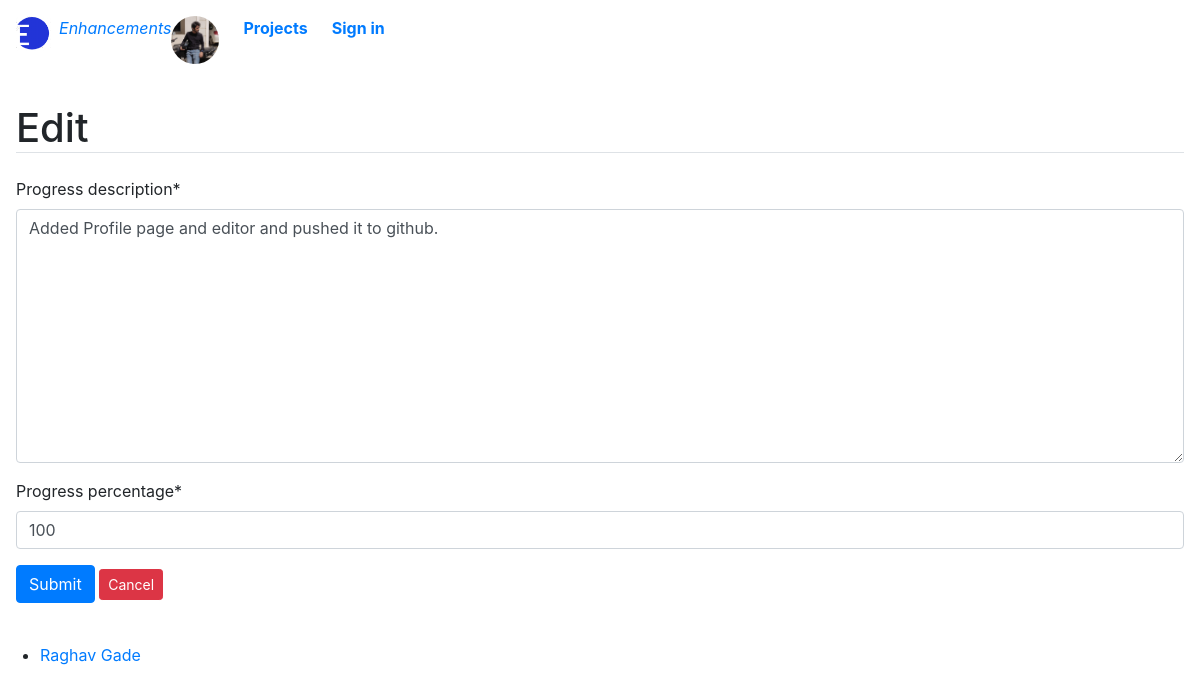
The page /editprogress/34 on the database its author committed.
### base/models.py (models this page shows, shortened)
class Progress(models.Model):
    tracking = models.ForeignKey(Feature,null=True,on_delete=models.CASCADE)
    trackerid = HashidAutoField(min_length=8,primary_key=True,alphabet="0123456789abcdefghijklmnopqrstuvwxyz",salt="Gamatatsu Niichan are Naruto summons")
    user = models.ForeignKey(User, null=True,on_delete=models.CASCADE)
    date_created = models.DateTimeField(auto_now_add=True)
    updated_at = models.DateTimeField(auto_now=True)
    tracker_description = models.TextField(max_length=200,null=False,default='Description')
    progress_percentage= models.IntegerField(default=0,validators=[MinValueValidator(0),MaxValueValidator(100)])

### base/views.py (the view)
# urls.py: path('editprogress/<str:trackerid>',views.editprogress, name="editprogress"),
def editprogress(request,trackerid):
    progress = Progress.objects.get(trackerid=trackerid)
    form = ProgressForm(instance=progress)
    if request.method == 'POST':
        form = ProgressForm(request.POST, request.FILES, instance=progress)
        if form.is_valid():
            form.save()
            messages.info(request, 'Updated.')
            return redirect('features')
    context ={
        'form' : form
    }
    return render(request,'base/editprogress.html',context)

### base/forms.py
class ProgressForm(ModelForm):
    class Meta:
        model = Progress
        fields = ['tracker_description','progress_percentage']
        labels = {
            'tracker_description':_('Progress description'),
            'progress_percentage':_('Progress percentage'),
        }

### base/templates/base/editprogress.html (shortened to what this page needs)
{% extends 'base/main.html'%}
{% load static %}
{% block content%}
{% load crispy_forms_tags%}
<main class="container-lg px-3 pb-4">
    <h1 class="border-bottom h1 my-3 my-lg-4">Edit</h1>
        <form action="" autocomplete="off" method="POST">
            {{ form|crispy }}
            <button type="submit" class="btn btn-primary">Submit</button>
            <a class="btn btn-sm btn-danger "  href="javascript:window.history.back()">Cancel</a>
        </form>
</main>
{% endblock%}

### rows shown on the page
Progress: tracker_description "Added Profile page and editor and pushed it to github.", progress_percentage "100"
